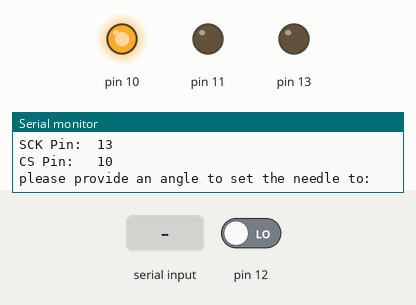
The sketch below on a simulated Arduino Nano, built with avr-gcc and run on an emulated ATmega328P. Shown: output pins drawn as LEDs (lit = HIGH), the last lines printed to the serial monitor. The test bench sets the inputs (shaded band); at power-on: pin 12 LOW.

Above: at 1.2 s.
1.3 s: "90,45\n" received over Serial
At 2.52 s:
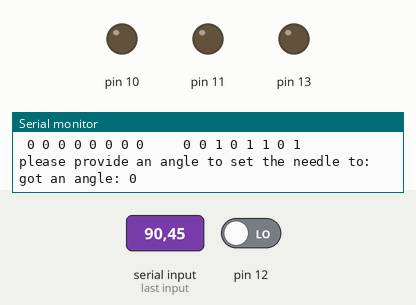
Timing chart, 0 to 4.3 s (numbered marks = the images above; inputs shaded):
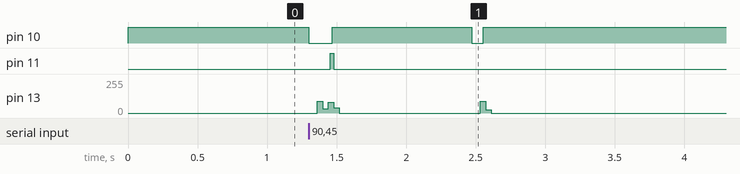

The sketch:

instruments_controller.ino
```cpp
#include <SPI.h>

void setup() {
  Serial.begin(115200);
  pinMode(SS, OUTPUT);
  pinMode(SCK, OUTPUT);
  pinMode(MOSI, OUTPUT);
  // SPI.begin();

  digitalWrite(SS, HIGH);
  digitalWrite(SCK, LOW);
  digitalWrite(MOSI, LOW);

  Serial.print("MOSI Pin: ");
  Serial.println(MOSI);
  Serial.print("MISO Pin: ");
  Serial.println(MISO);
  Serial.print("SCK Pin:  ");
  Serial.println(SCK);
  Serial.print("CS Pin:   ");
  Serial.println(SS);
}

// we transfer in mode 0, with COPA 0 and CPHA 0
uint8_t SPITransfer(uint8_t data, uint8_t cyc_ms) {
  uint16_t delayus = cyc_ms * 1000;
  uint8_t mask = 0b10000000;
  uint8_t returnValue = 0;

  delayMicroseconds(delayus / 4);
  for (int i = 0; i < 8; i ++) {
    // set MOSI pin first
    if ((mask & data) > 0) {
      digitalWrite(MOSI, HIGH);
    } else {
      digitalWrite(MOSI, LOW);
    }
    delayMicroseconds(delayus / 4);

    // then cycle SCK
    digitalWrite(SCK, HIGH);
    delayMicroseconds(delayus / 4);
    returnValue |= (digitalRead(MISO) << i);
    mask = mask >> 1;
    digitalWrite(SCK, LOW);
    delayMicroseconds(delayus / 4);
  }
  digitalWrite(MOSI, LOW);

  return returnValue;
}

void printBits(uint8_t b) {
  uint8_t mask = 0b10000000;
  for (int i = 0; i < 8; i++) {
    if (mask & b) {
      Serial.print(" 1");
    } else {
      Serial.print(" 0");
    }
    mask = mask >> 1;
  }
}

// on my nano, there appears to be an issue with SPI
// implementation. I might just roll my own bit-banged
// implementation of a SPI controller node.

void loop() {
  // get a needle position from the serial console
  Serial.print("please provide an angle to set the needle to: ");
  while (Serial.available() == 0) { }
  Serial.println();

  uint16_t angle = Serial.parseInt();
  Serial.print("got an angle: ");
  Serial.println(angle);

  uint8_t rx_buffer[8] {0, 1, 2, 3, 4, 5, 6, 7};

  // send to the peripheral
  digitalWrite(SS, LOW);
  delay(10);
  // rx_buffer[0] = SPITransfer(angle, 1);
  // SPI.beginTransaction(SPISettings(1000000, MSBFIRST, SPI_MODE0));
  SPITransfer(angle >> 8, 5);
  SPITransfer(angle & 0x00ff, 5);
  // SPI.endTransaction();
  delay(10);
  digitalWrite(SS, HIGH);

  printBits(angle >> 8);
  Serial.print("    ");
  printBits(angle & 0x00ff);
  Serial.println();
}
```
